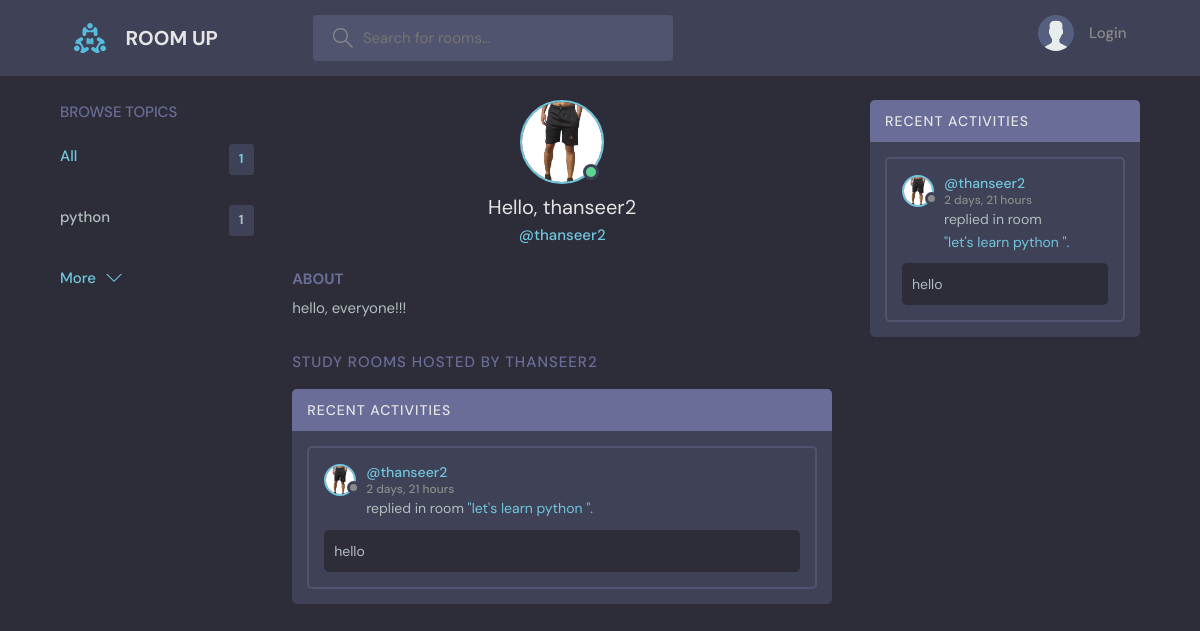
The app's page /profile/1 with its own data.
### hours/models.py (models this page shows, shortened)
class Topic(models.Model):
    name=models.CharField(max_length=64)

class User(AbstractUser):
    name=models.CharField(max_length=200, null=True)
    email=models.EmailField(unique=True, null=True)
    bio=models.TextField(null=True)
    avatar=models.ImageField(null=True, default="avatar.svg")
    REQUIRED_FIELD=[]

class Messages(models.Model):
    user=models.ForeignKey(User, on_delete=models.CASCADE)
    room=models.ForeignKey(Room, on_delete=models.CASCADE)
    body=models.TextField()
    updated=models.DateTimeField(auto_now=True)
    created=models.DateTimeField(auto_now_add=True)
    class Meta:
        ordering =['-updated', '-created']

class Room(models.Model):
    topic=models.ForeignKey(Topic, on_delete=models.SET_NULL, null=True)
    host=models.ForeignKey(User, on_delete=models.SET_NULL, null=True)
    name=models.CharField(max_length= 64)
    description=models.TextField(null=True, blank=True)
    participants=models.ManyToManyField(User, related_name='participants', blank=True)
    updated=models.DateTimeField(auto_now=True)
    created=models.DateTimeField(auto_now_add=True)
    class Meta:
        ordering =['-updated', '-created']

### hours/views.py (the view)
# urls.py: path('profile/<str:pk>', views.userProfile, name='user-profile'),
def userProfile(request, pk):
    user=User.objects.get(id=pk)
    rooms=user.room_set.all()
    room_messages=user.messages_set.all()
    topics=Topic.objects.all()
    context={'user':user, 'rooms':rooms, 'room_messages':room_messages, 'topics':topics}
    return render(request, 'dev/profile.html', context)

### hours/templates/dev/profile.html (shortened to what this page needs)
{% extends 'layout.html' %}
{% block body %}
  <main class="profile-page layout layout--3">
    <div class="container">
      {% include 'dev/topics_component.html' %}
      <div class="roomList">
        <div class="profile">
          <div class="profile__avatar">
            <div class="avatar avatar--large active">
              <img src="{{user.avatar.url}}" />
            </div>
          </div>
          <div class="profile__info">
            <h3>Hello, {{user.username}}</h3>
            <p>@{{user.username}}</p>
          </div>
          <div class="profile__about">
            <h3>About</h3>
            <p>
              {{user.bio}}
            </p>
          </div>
        </div>
        <div class="roomList__header">
          <div>
            <h2>Study Rooms Hosted by {{user.username}}</a>
            </h2>
          </div>
        </div>
        {% include 'dev/activity_component.html' %}
      </div>
      {% include 'dev/activity_component.html' %}
    </div>
  </main>
{% endblock %}

### templates/layout.html (shortened to what this page needs)
{% load static %}
<!DOCTYPE html>
<html lang="en">
  <head>
    <link rel="stylesheet" href="{% static 'styles/style.css' %}"/>
  </head>
  <body>
  {% include 'navbar.html' %}
    {% block body %}
    {% endblock %}
  </body>
</html>

### templates/navbar.html (shortened to what this page needs)
{% load static %}
<header class="header header--loggedIn">
    <div class="container">
      <a href="{% url 'home' %}" class="header__logo">
        <img src="{% static 'images/logo.svg' %}" />
        <h1>ROOM UP</h1>
      </a>
      <form class="header__search" method="GET" action="{% url 'home' %}">
        <label>
          <input name="q" placeholder="Search for rooms..." />
        </label>
      </form>
      <nav class="header__menu">
        {% if request.user.is_authenticated %}
        <div class="header__user">
          <a href="{% url 'user-profile' user.id %}">
            <div class="avatar avatar--medium active">
              <img src="{{user.avatar.url}}" />
            </div>
            <p>{{request.user.username}} <span>@{{request.user.username}}</span></p>
          </a>
          <button class="dropdown-button">
            <svg version="1.1" xmlns="http://www.w3.org/2000/svg" width="32" height="32" viewBox="0 0 32 32">
              <title>chevron-down</title>
              <path d="M16 21l-13-13h-3l16 16 16-16h-3l-13 13z"></path>
            </svg>
          </button>
        </div>
        {% else %}
        <a href="{% url 'login' %}">
          <img src="{% static 'images/avatar.svg' %}" />
          <p>Login</p>
        </a>
        {% endif %}
      </nav>
    </div>
  </header>

### hours/templates/dev/topics_component.html
<div class="topics">
    <div class="topics__header">
      <h2>Browse Topics</h2>
    </div>
    <ul class="topics__list">
      <li>
        <a href="{% url 'home' %}" class="active">All <span>{{topics.count}}</span></a>
      </li>
      {% for topic in topics %}
      <li>
        <a href="{% url 'home' %}?q={{topic.name}}">{{topic.name}}<span>{{topic.room_set.count}}</span></a>
      </li>
      {% endfor %}
    </ul>
    <a class="btn btn--link" href="{% url 'topics' %}">
      More
      <svg version="1.1" xmlns="http://www.w3.org/2000/svg" width="32" height="32" viewBox="0 0 32 32">
        <title>chevron-down</title>
        <path d="M16 21l-13-13h-3l16 16 16-16h-3l-13 13z"></path>
      </svg>
    </a>
  </div>

### hours/templates/dev/activity_component.html (shortened to what this page needs)
<div class="activities">
    <div class="activities__header">
      <h2>Recent Activities</h2>
    </div>
    {% for message in room_messages%}
    <div class="activities__box">
      <div class="activities__boxHeader roomListRoom__header">
        <a href="{% url 'user-profile' message.user.id %}" class="roomListRoom__author">
          <div class="avatar avatar--small">
            <img src="{{message.user.avatar.url}}" />
          </div>
          <p>
            @{{message.user}}
            <span>{{message.created|timesince}}</span>
          </p>
        </a>
      </div>
      <div class="activities__boxContent">
        <p>replied in room <a href="{% url 'room' message.room.id %}">"{{message.room.name}}".</a> </p>
        <div class="activities__boxRoomContent">
            {{message.body}}
        </div>
      </div>
    </div>
    {% endfor %}
</div>

### records on screen
Topic: name "python", room_set.count "1"
User: avatar (picture), username "thanseer2", bio "hello, everyone!!!", username "THANSEER2"
Messages: user.avatar (picture), user "thanseer2", created "2 days, 21 hours", room.name "let's learn python", body "hello"

### other values on screen
{{ topics.count }} "1"
